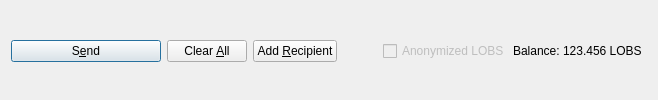
         <widget class="QFrame" name="frame_Send">
          <layout class="QHBoxLayout" name="horizontalLayout">
           <property name="bottomMargin">
            <number>9</number>
           </property>
           <item>
            <widget class="QPushButton" name="sendButton">
             <property name="minimumSize">
              <size>
               <width>150</width>
               <height>0</height>
              </size>
             </property>
             <property name="toolTip">
              <string>Confirm the send action</string>
             </property>
             <property name="text">
              <string>S&amp;end</string>
             </property>
             <property name="autoDefault">
              <bool>false</bool>
             </property>
             <property name="default">
              <bool>true</bool>
             </property>
            </widget>
           </item>
           <item>
            <widget class="QPushButton" name="clearButton">
             <property name="sizePolicy">
              <sizepolicy hsizetype="Minimum" vsizetype="Fixed">
               <horstretch>0</horstretch>
               <verstretch>0</verstretch>
              </sizepolicy>
             </property>
             <property name="toolTip">
              <string>Clear all fields of the form.</string>
             </property>
             <property name="text">
              <string>Clear &amp;All</string>
             </property>
             <property name="autoDefault">
              <bool>false</bool>
             </property>
            </widget>
           </item>
           <item>
            <widget class="QPushButton" name="addButton">
             <property name="toolTip">
              <string>Send to multiple recipients at once</string>
             </property>
             <property name="text">
              <string>Add &amp;Recipient</string>
             </property>
             <property name="autoDefault">
              <bool>false</bool>
             </property>
            </widget>
           </item>
           <item>
            <spacer name="horizontalSpacer">
             <property name="orientation">
              <enum>Qt::Horizontal</enum>
             </property>
             <property name="sizeHint" stdset="0">
              <size>
               <width>40</width>
               <height>20</height>
              </size>
             </property>
            </spacer>
           </item>
           <item>
            <layout class="QHBoxLayout" name="horizontalLayout_2">
             <property name="spacing">
              <number>3</number>
             </property>
             <property name="rightMargin">
              <number>5</number>
             </property>
             <item>
              <widget class="QCheckBox" name="checkzLOBS">
               <property name="enabled">
                <bool>false</bool>
               </property>
               <property name="text">
                <string>Anonymized LOBS</string>
               </property>
              </widget>
             </item>
             <item>
              <widget class="QLabel" name="label">
               <property name="text">
                <string>Balance:</string>
               </property>
              </widget>
             </item>
             <item>
              <widget class="QLabel" name="labelBalance">
               <property name="sizePolicy">
                <sizepolicy hsizetype="Preferred" vsizetype="Fixed">
                 <horstretch>0</horstretch>
                 <verstretch>0</verstretch>
                </sizepolicy>
               </property>
               <property name="cursor">
                <cursorShape>IBeamCursor</cursorShape>
               </property>
               <property name="text">
                <string notr="true">123.456 LOBS</string>
               </property>
               <property name="textInteractionFlags">
                <set>Qt::LinksAccessibleByMouse|Qt::TextSelectableByKeyboard|Qt::TextSelectableByMouse</set>
               </property>
              </widget>
             </item>
            </layout>
           </item>
          </layout>
         </widget>
